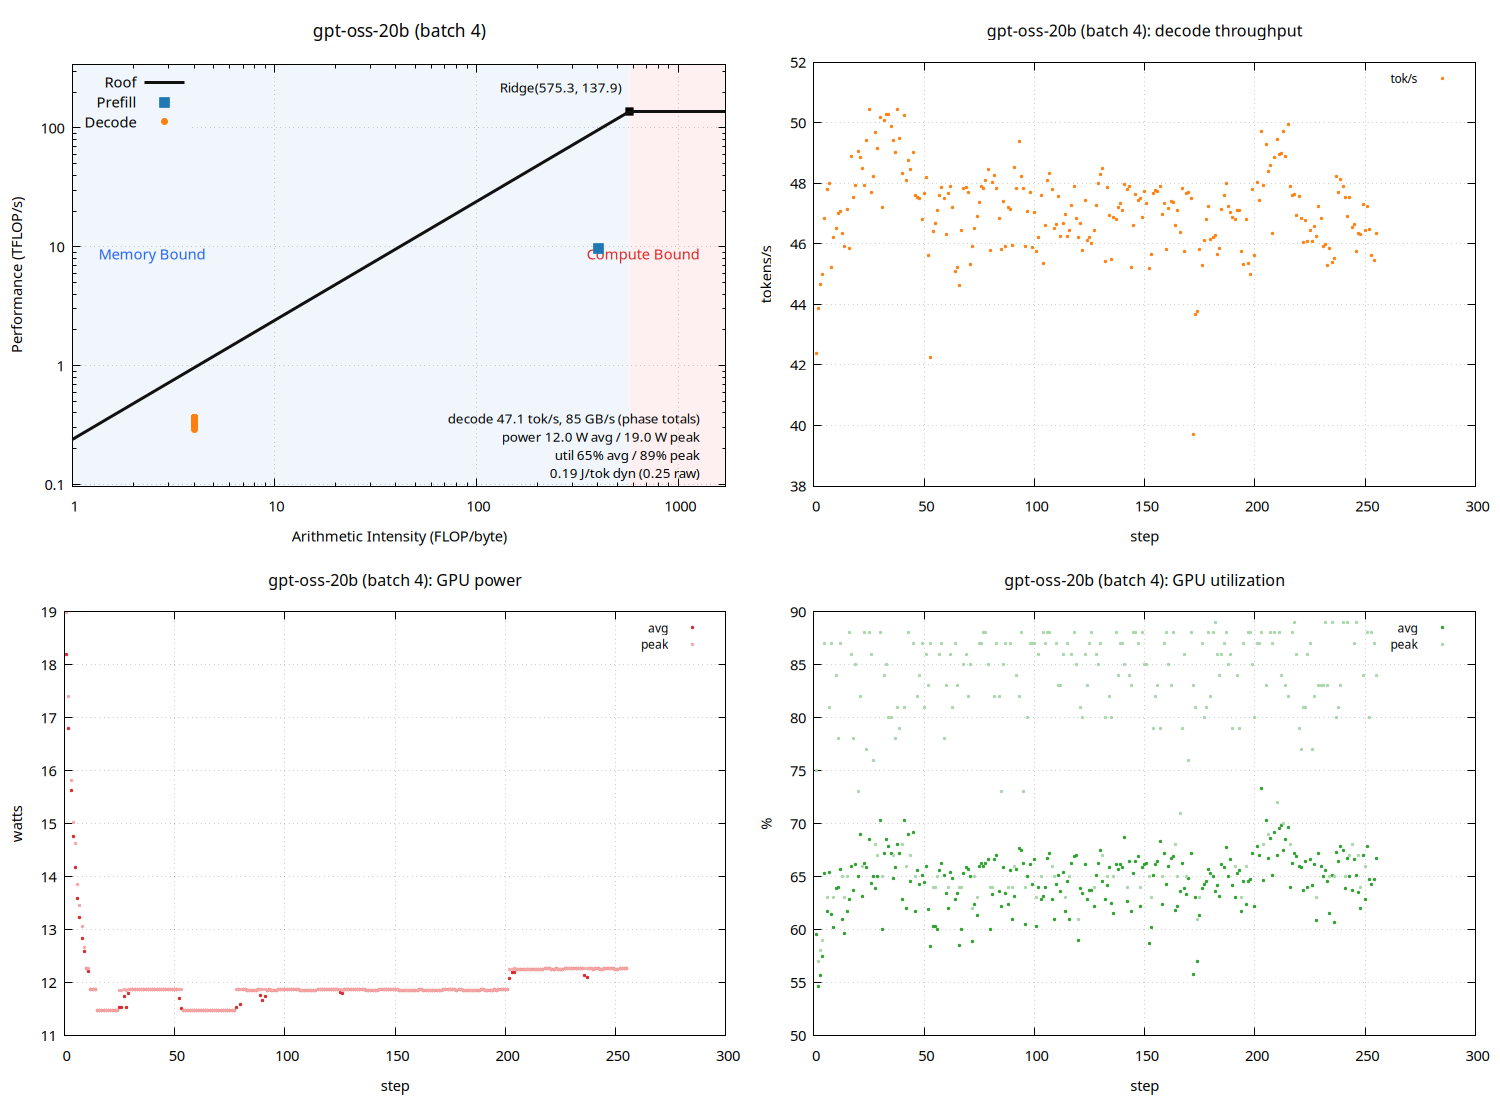

gnuplot code for this plot:
set terminal pngcairo size 1500,1100 enhanced font 'Sans,11'
set output 'gpt_metrics_roofline.png'
set datafile separator "\t"
set datafile missing 'NaN'
set multiplot layout 2,2
unset label
unset object
unset arrow
set title "gpt-oss-20b (batch 4)" font ',13'
set xlabel "Arithmetic Intensity (FLOP/byte)"
set ylabel "Performance (TFLOP/s)"
set logscale xy
set xrange [1:1725.91]
set yrange [0.0969543:344.75]
set grid xtics ytics
set key top left
set object 1 rectangle from graph 0, graph 0 to first 575.302, graph 1 \
    fillcolor rgb '#dce9f7' fillstyle solid 0.45 noborder behind
set object 2 rectangle from first 575.302, graph 0 to graph 1, graph 1 \
    fillcolor rgb '#fbdcdc' fillstyle solid 0.45 noborder behind
set label 1 "Memory Bound" at graph 0.04, graph 0.55 left \
    textcolor rgb '#2563eb' font ',11'
set label 2 "Compute Bound" at graph 0.96, graph 0.55 right \
    textcolor rgb '#dc2626' font ',11'
set label 3 "Ridge(575.3, 137.9)" \
    at first 575.302, first 137.9 right \
    point pointtype 5 pointsize 1.2 \
    offset character -1.5, character 1 font ',10'
set label 4 "decode 47.1 tok/s, 85 GB/s (phase totals)\npower 12.0 W avg / 19.0 W peak\nutil 65% avg / 89% peak\n0.19 J/tok dyn (0.25 raw)" at graph 0.96, graph 0.16 right font ',10'
peak_t = 137.9
peak_b = 239.7
roof(x) = (x * peak_b / 1000.0 < peak_t) ? x * peak_b / 1000.0 : peak_t
plot roof(x) with lines linewidth 3 linecolor rgb '#111111' title 'Roof', \
     'gpt_metrics_roofline.dat' using 3:(strcol(2) eq 'prefill' ? $4 : 1/0) with points \
         pointtype 5 pointsize 1.6 linecolor rgb '#1f77b4' title 'Prefill', \
     'gpt_metrics_roofline.dat' using 3:(strcol(2) eq 'decode' ? $4 : 1/0) with points \
         pointtype 7 pointsize 1.0 linecolor rgb '#ff7f0e' title 'Decode'

unset label
unset object
unset arrow
unset logscale
set xrange [*:*]
set yrange [*:*]
set title "gpt-oss-20b (batch 4): decode throughput" font ',12'
set xlabel "step"
set ylabel "tokens/s"
set grid xtics ytics
set key top right font ',9'
plot 'gpt_metrics_roofline.dat' using 1:(strcol(2) eq 'decode' ? $5 : 1/0) with points pointtype 7 pointsize 0.4 linecolor rgb '#ff7f0e' title 'tok/s'

unset label
unset object
unset arrow
unset logscale
set xrange [*:*]
set yrange [*:*]
set title "gpt-oss-20b (batch 4): GPU power" font ',12'
set xlabel "step"
set ylabel "watts"
set grid xtics ytics
set key top right font ',9'
plot 'gpt_metrics_roofline.dat' using 1:(strcol(2) eq 'decode' ? $6 : 1/0) with points pointtype 7 pointsize 0.4 linecolor rgb '#d62728' title 'avg', \
     'gpt_metrics_roofline.dat' using 1:(strcol(2) eq 'decode' ? $8 : 1/0) with points pointtype 7 pointsize 0.4 linecolor rgb '#f4a6a6' title 'peak'

unset label
unset object
unset arrow
unset logscale
set xrange [*:*]
set yrange [*:*]
set title "gpt-oss-20b (batch 4): GPU utilization" font ',12'
set xlabel "step"
set ylabel "%"
set grid xtics ytics
set key top right font ',9'
plot 'gpt_metrics_roofline.dat' using 1:(strcol(2) eq 'decode' ? $7 : 1/0) with points pointtype 7 pointsize 0.4 linecolor rgb '#2ca02c' title 'avg', \
     'gpt_metrics_roofline.dat' using 1:(strcol(2) eq 'decode' ? $9 : 1/0) with points pointtype 7 pointsize 0.4 linecolor rgb '#a9d7a9' title 'peak'

unset multiplot
